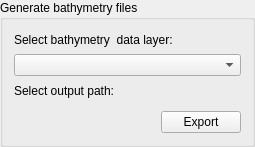
               <widget class="QgsCollapsibleGroupBox" name="bathyGroupBox">
                <property name="title">
                 <string>Generate bathymetry files</string>
                </property>
                <property name="collapsed">
                 <bool>true</bool>
                </property>
                <layout class="QGridLayout" name="gridLayout_2">
                 <item row="0" column="0">
                  <layout class="QVBoxLayout" name="verticalLayout_2">
                   <item>
                    <layout class="QHBoxLayout" name="horizontalLayout_8">
                     <item>
                      <widget class="QLabel" name="labBathyLayer">
                       <property name="text">
                        <string>Select bathymetry  data layer:</string>
                       </property>
                      </widget>
                     </item>
                     <item>
                      <spacer name="horizontalSpacer_14">
                       <property name="orientation">
                        <enum>Qt::Horizontal</enum>
                       </property>
                       <property name="sizeHint" stdset="0">
                        <size>
                         <width>68</width>
                         <height>17</height>
                        </size>
                       </property>
                      </spacer>
                     </item>
                    </layout>
                   </item>
                   <item>
                    <widget class="QgsMapLayerComboBox" name="mlcbBathySource"/>
                   </item>
                   <item>
                    <layout class="QHBoxLayout" name="horizontalLayout_11">
                     <item>
                      <widget class="QLabel" name="labOutputPathBathy">
                       <property name="text">
                        <string>Select output path:</string>
                       </property>
                      </widget>
                     </item>
                     <item>
                      <spacer name="horizontalSpacer_12">
                       <property name="orientation">
                        <enum>Qt::Horizontal</enum>
                       </property>
                       <property name="sizeHint" stdset="0">
                        <size>
                         <width>68</width>
                         <height>17</height>
                        </size>
                       </property>
                      </spacer>
                     </item>
                    </layout>
                   </item>
                   <item>
                    <widget class="QgsFileWidget" name="fwSetwd"/>
                   </item>
                   <item>
                    <layout class="QHBoxLayout" name="horizontalLayout_12">
                     <item>
                      <spacer name="horizontalSpacer_13">
                       <property name="orientation">
                        <enum>Qt::Horizontal</enum>
                       </property>
                       <property name="sizeHint" stdset="0">
                        <size>
                         <width>118</width>
                         <height>20</height>
                        </size>
                       </property>
                      </spacer>
                     </item>
                     <item>
                      <widget class="QPushButton" name="pushButton">
                       <property name="text">
                        <string>Export</string>
                       </property>
                      </widget>
                     </item>
                    </layout>
                   </item>
                  </layout>
                 </item>
                </layout>
               </widget>
